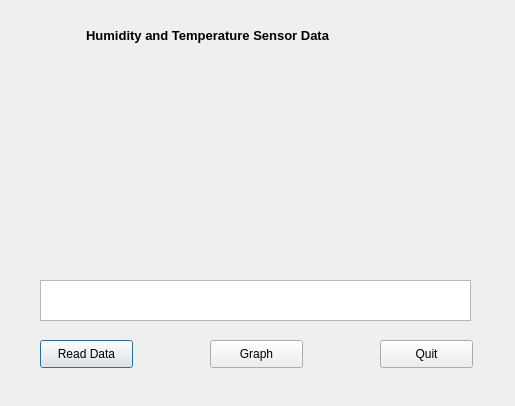
<?xml version="1.0" encoding="UTF-8"?>
<ui version="4.0">
 <class>resultWindow</class>
 <widget class="QDialog" name="resultWindow">
  <property name="geometry">
   <rect>
    <x>0</x>
    <y>0</y>
    <width>515</width>
    <height>406</height>
   </rect>
  </property>
  <property name="windowTitle">
   <string>Dialog</string>
  </property>
  <widget class="QPushButton" name="readDataObj">
   <property name="geometry">
    <rect>
     <x>40</x>
     <y>340</y>
     <width>93</width>
     <height>28</height>
    </rect>
   </property>
   <property name="text">
    <string>Read Data</string>
   </property>
  </widget>
  <widget class="QPushButton" name="quitObj">
   <property name="geometry">
    <rect>
     <x>380</x>
     <y>340</y>
     <width>93</width>
     <height>28</height>
    </rect>
   </property>
   <property name="text">
    <string>Quit</string>
   </property>
  </widget>
  <widget class="QPushButton" name="graphObj">
   <property name="geometry">
    <rect>
     <x>210</x>
     <y>340</y>
     <width>93</width>
     <height>28</height>
    </rect>
   </property>
   <property name="text">
    <string>Graph</string>
   </property>
  </widget>
  <widget class="QLabel" name="headingObj">
   <property name="geometry">
    <rect>
     <x>50</x>
     <y>20</y>
     <width>401</width>
     <height>31</height>
    </rect>
   </property>
   <property name="font">
    <font>
     <family>Arial</family>
     <pointsize>10</pointsize>
     <weight>75</weight>
     <bold>true</bold>
     <underline>false</underline>
     <strikeout>false</strikeout>
    </font>
   </property>
   <property name="layoutDirection">
    <enum>Qt::RightToLeft</enum>
   </property>
   <property name="autoFillBackground">
    <bool>true</bool>
   </property>
   <property name="text">
    <string>          Humidity and Temperature Sensor Data</string>
   </property>
   <property name="textFormat">
    <enum>Qt::PlainText</enum>
   </property>
   <property name="scaledContents">
    <bool>false</bool>
   </property>
  </widget>
  <widget class="QTextEdit" name="textEditObj">
   <property name="geometry">
    <rect>
     <x>40</x>
     <y>280</y>
     <width>431</width>
     <height>41</height>
    </rect>
   </property>
  </widget>
 </widget>
 <resources/>
 <connections/>
</ui>
